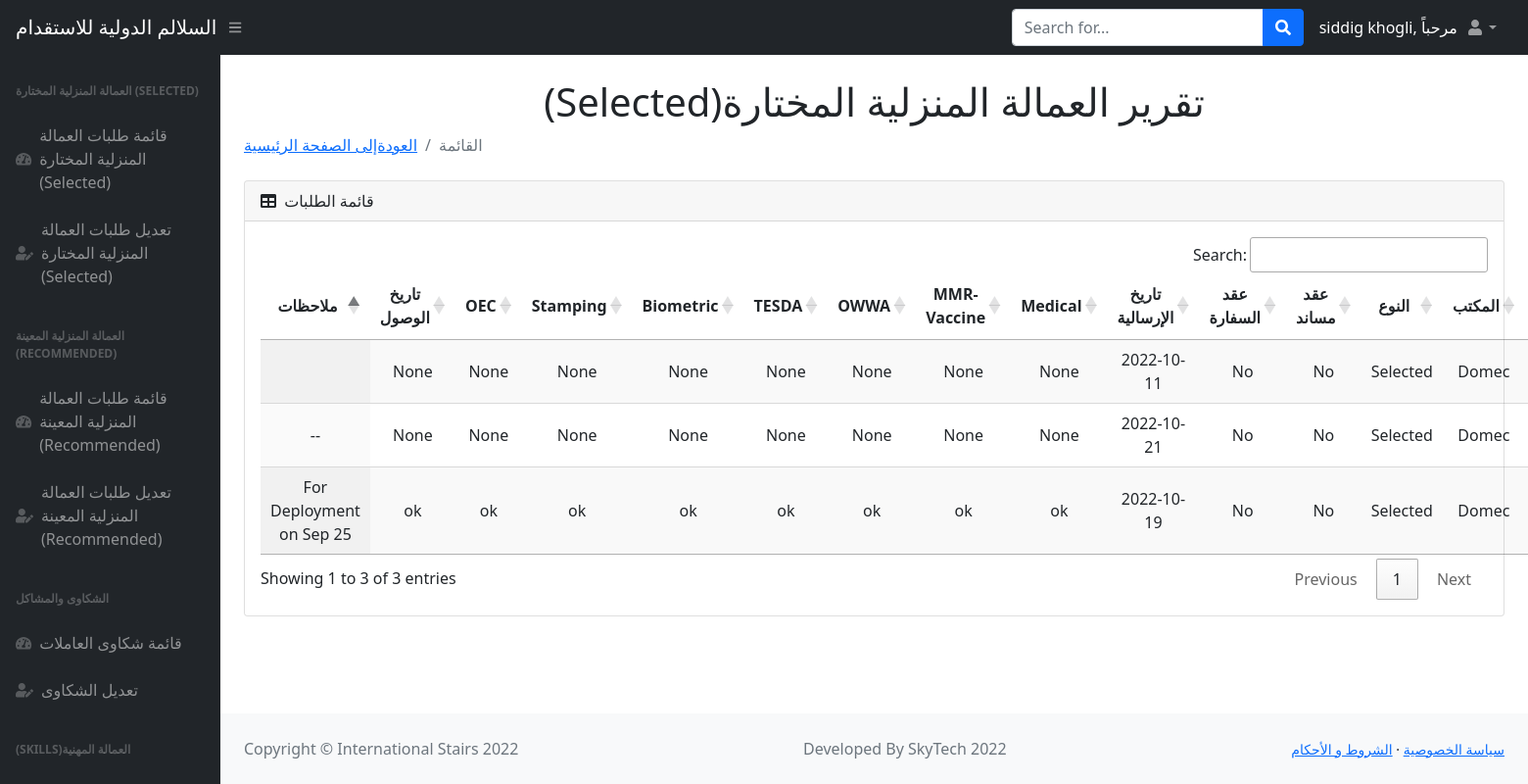
The app's page /tables (signed in) with its own data.
### main.py (models this page shows)
class User(UserMixin, db.Model):
    __tablename__ = "admins"
    id = db.Column(db.Integer, primary_key=True)
    email = db.Column(db.String(100), unique=True)
    password = db.Column(db.String(100))
    name = db.Column(db.String(1000))

class Users(db.Model):
    __tablename__ = "users1"
    id = db.Column(db.Integer, primary_key=True)
    name = db.Column(db.String(250), nullable=False)
    nid_or_iqama = db.Column(db.BIGINT, nullable=False)
    contact_No = db.Column(db.BIGINT, nullable=False)
    visa = db.Column(db.BIGINT, nullable=False)
    request_date = db.Column(db.Date, nullable=False)
    worker_name = db.Column(db.String(250), nullable=False)
    type = db.Column(db.String(250), nullable=False)
    agency = db.Column(db.String(250), nullable=False)
    selected_or_recommended = db.Column(db.String(250), nullable=False)
    musaned = db.Column(db.String(250), nullable=False)
    embassy_contract = db.Column(db.String(250), nullable=False)
    shipment_date = db.Column(db.Date, nullable=False)
    medical = db.Column(db.String(500), nullable=True)
    mmr_vaccine = db.Column(db.String(500), nullable=True)
    owwa = db.Column(db.String(500), nullable=True)
    tesda = db.Column(db.String(500), nullable=True)
    biometric = db.Column(db.String(500), nullable=True)
    stamping = db.Column(db.String(500), nullable=True)
    oec = db.Column(db.String(500), nullable=True)
    deployment_date = db.Column(db.String(500), nullable=True)
    status = db.Column(db.String(1000), nullable=False)

### main.py (the view)
@app.route("/tables")
def tables():
    added_users = Users.query.all()
    return render_template("tables.html", users=added_users, name=current_user.name, logged_in=True)

### main.py (called while the page is built)
@login_manager.user_loader
def load_user(user_id):
    return User.query.get(int(user_id))

### templates/tables.html (shortened to what this page needs)
<!DOCTYPE html>
<html lang="en">
    <head>
        <link href="https://cdn.jsdelivr.net/npm/simple-datatables@latest/dist/style.css" rel="stylesheet" />
        <link href="static/css/styles.css" rel="stylesheet" />
        <link href="https://cdn.datatables.net/1.11.3/css/jquery.dataTables.min.css" rel="stylesheet" />
        <link href="https://cdn.datatables.net/buttons/2.1.0/css/buttons.dataTables.min.css" rel="stylesheet" />
    </head>
    <body class="sb-nav-fixed">
        <nav class="sb-topnav navbar navbar-expand navbar-dark bg-dark">
            <a class="navbar-brand ps-3" href="index.html">السلالم الدولية للاستقدام</a>
            <button class="btn btn-link btn-sm order-1 order-lg-0 me-4 me-lg-0" id="sidebarToggle" href="#!"><i class="fas fa-bars"></i></button>
            <form class="d-none d-md-inline-block form-inline ms-auto me-0 me-md-3 my-2 my-md-0">
                <div class="input-group">
                    <input class="form-control" type="text" placeholder="Search for..." aria-label="Search for..." aria-describedby="btnNavbarSearch" />
                    <button class="btn btn-primary" id="btnNavbarSearch" type="button"><i class="fas fa-search"></i></button>
                </div>
            </form>
            <div style="color:white">{{name}}, مرحباً </div>
            <ul class="navbar-nav ms-auto ms-md-0 me-3 me-lg-4">
                <li class="nav-item dropdown">
                    <a class="nav-link dropdown-toggle" id="navbarDropdown" href="#" role="button" data-bs-toggle="dropdown" aria-expanded="false"><i class="fas fa-user fa-fw"></i></a>
                </li>
            </ul>
        </nav>
       <div id="layoutSidenav">
            <div id="layoutSidenav_nav">
                <nav class="sb-sidenav accordion sb-sidenav-dark" id="sidenavAccordion">
                    <div class="sb-sidenav-menu">
                        <div class="nav">
                            <div class="sb-sidenav-menu-heading">العمالة المنزلية المختارة (Selected) </div>
                            <a class="nav-link" href="index.html">
                                <div class="sb-nav-link-icon"><i class="fas fa-tachometer-alt"></i></div>
                                قائمة طلبات العمالة المنزلية المختارة (Selected)
                            </a>
                            <a class="nav-link" href="{{url_for('users_list')}}">
                                <div class="sb-nav-link-icon"><i class="fas fa-user-edit"></i></div>
                                تعديل طلبات العمالة المنزلية المختارة (Selected)
                            </a>
                    <div class="sb-sidenav-menu">
                        <div class="nav">
                            <div class="sb-sidenav-menu-heading">العمالة المنزلية المعينة (Recommended)</div>
                            <a class="nav-link" href="{{url_for('nominated')}}">
                                <div class="sb-nav-link-icon"><i class="fas fa-tachometer-alt"></i></div>
                                 قائمة طلبات العمالة المنزلية المعينة (Recommended)
                            </a>
                            <a class="nav-link" href="{{url_for('nominated_list')}}">
                                <div class="sb-nav-link-icon"><i class="fas fa-user-edit"></i></div>
                                تعديل طلبات العمالة المنزلية المعينة (Recommended)
                            </a>
                    <div class="sb-sidenav-menu">
                        <div class="nav">
                            <div class="sb-sidenav-menu-heading">الشكاوى والمشاكل</div>
                            <a class="nav-link" href="{{url_for('complaint')}}">
                                <div class="sb-nav-link-icon"><i class="fas fa-tachometer-alt"></i></div>
                                 قائمة شكاوى العاملات
                            </a>
                            <a class="nav-link" href="{{url_for('complaint_list')}}">
                                <div class="sb-nav-link-icon"><i class="fas fa-user-edit"></i></div>
                                تعديل الشكاوى
                            </a>
                            <div class="sb-sidenav-menu-heading"> (Skills)العمالة المهنية </div>
                            <a class="nav-link collapsed" href="#" data-bs-toggle="collapse" data-bs-target="#collapseLayouts" aria-expanded="false" aria-controls="collapseLayouts">
                            </a>
                        </div>
                    </div>
                </nav>
            </div>
               <div id="layoutSidenav_content">
                <main>
                    <div class="container-fluid px-4">
                        <h1 class="mt-4" style="text-align:center"> (Selected)تقرير العمالة المنزلية المختارة  </h1>
                        <ol class="breadcrumb mb-4" >
                            <li class="breadcrumb-item" ><a href="index.html" >العودةإلى الصفحة الرئيسية </a></li>
                            <li class="breadcrumb-item active">القائمة</li>
                        </ol>
                        <div class="card mb-4">
                            <div class="card-header">
                                <i class="fas fa-table me-1"></i>
                                قائمة الطلبات
                            </div>
                            <div class="card-body">
                                <table id="datatablesSimple" class="display">
                                    <thead>
                                        <tr>
                                               <th style="text-align:center;">ملاحظات</th>
                                            <th style="text-align:center;">تاريخ الوصول</th>
                                             <th style="text-align:center;">OEC</th>
                                             <th style="text-align:center;">Stamping</th>
                                             <th style="text-align:center;">Biometric</th>
                                             <th style="text-align:center;">TESDA</th>
                                            <th style="text-align:center;">OWWA</th>
                                            <th style="text-align:center;">MMR-Vaccine</th>
                                            <th style="text-align:center;">Medical</th>
                                            <th style="text-align:center;">تاريخ الإرسالية</th>
                                             <th style="text-align:center;">عقد السفارة</th>
                                             <th style="text-align:center;">عقد مساند</th>
                                            <th style="text-align:center;">النوع</th>
                                            <th style="text-align:center;">المكتب</th>
                                            <th style="text-align:center;">المهنة</th>
                                        </tr>
                                    </thead>
                                    <tbody>
                                    {% for user in users %}
                                        <tr>
                                            <td style="text-align:center;">{{user.status}}</td>
                                              <td style="text-align:center;">{{user.deployment_date}}</td>
                                               <td style="text-align:center;">{{user.oec}}</td>
                                            <td style="text-align:center;">{{user.stamping}}</td>
                                            <td style="text-align:center;">{{user.biometric}} </td>
                                            <td style="text-align:center;">{{user.tesda}}</td>
                                            <td style="text-align:center;">{{user.owwa}}</td>
                                            <td style="text-align:center;">{{user.mmr_vaccine}}</td>
                                             <td style="text-align:center;">{{user.medical}}</td>
                                            <td style="text-align:center;">{{user.shipment_date}}</td>
                                            <td style="text-align:center;">{{user.embassy_contract}}</td>
                                            <td style="text-align:center;">{{user.musaned}}  </td>
                                            <td style="text-align:center;">{{user.selected_or_recommended}}</td>
                                            <td style="text-align:center;">{{user.agency}}</td>
                                            <td style="text-align:center;">{{user.type}}</td>
                                        </tr>
                                {%endfor%}
                                    </tbody>
                                </table>
                            </div>
                        </div>
                    </div>
                </main>
                <footer class="py-4 bg-light mt-auto">
                    <div class="container-fluid px-4">
                        <div class="d-flex align-items-center justify-content-between small">
                            <div class="text-muted">Copyright &copy; International Stairs 2022</div>
                            <div class="text-muted">Developed By SkyTech 2022</div>
                            <div>
                                <a href="{{url_for('privacy')}}">سياسة الخصوصية</a>
                                &middot;
                                <a href="{{url_for('conditions')}}">الشروط و الأحكام</a>
                            </div>
                        </div>
                    </div>
                </footer>
            </div>
        </div>
    </body>
</html>

### records on screen
User: name "siddig khogli"
Users: status "For Deployment on Sep 25", deployment_date "ok", oec "ok", stamping "ok", biometric "ok", tesda "ok", owwa "ok", mmr_vaccine "ok", medical "ok", shipment_date "2022-10-19", embassy_contract "No", musaned "No", selected_or_recommended "Selected", agency "Domec"
Users: deployment_date "None", oec "None", stamping "None", biometric "None", tesda "None", owwa "None", mmr_vaccine "None", medical "None", shipment_date "2022-10-11", embassy_contract "No", musaned "No", selected_or_recommended "Selected", agency "Domec"
Users: status "--", deployment_date "None", oec "None", stamping "None", biometric "None", tesda "None", owwa "None", mmr_vaccine "None", medical "None", shipment_date "2022-10-21", embassy_contract "No", musaned "No", selected_or_recommended "Selected", agency "Domec"
